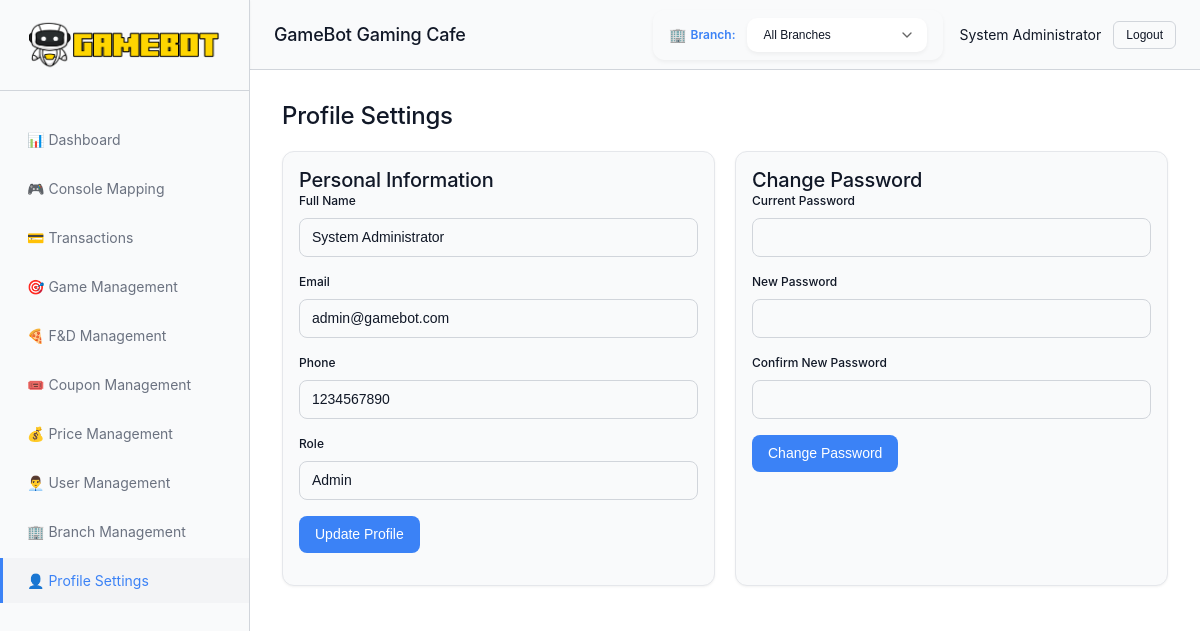
The page /pages/profile.php (signed in) on the database its author committed.
### tables this page shows
CREATE TABLE `users` (
  `id` int(11) NOT NULL,
  `full_name` varchar(255) NOT NULL,
  `username` varchar(100) NOT NULL,
  `email` varchar(255) NOT NULL,
  `phone` varchar(20) DEFAULT NULL,
  `password` varchar(255) NOT NULL,
  `role` enum('Admin','Manager','Staff') NOT NULL DEFAULT 'Staff',
  `branch_id` int(11) DEFAULT 1,
  `status` enum('Active','Inactive') NOT NULL DEFAULT 'Active',
  `created_at` timestamp NOT NULL DEFAULT current_timestamp(),
  `updated_at` timestamp NOT NULL DEFAULT current_timestamp() ON UPDATE current_timestamp()
);

### config/auth.php (called while the page is built, shortened)
<?php
class Auth
{
    public static function check()
    {
        return isset($_SESSION['user_id']) && isset($_SESSION['user_email']);
    }
    public static function userId()
    {
        return $_SESSION['user_id'] ?? null;
    }
    public static function user()
    {
        $db = getDB();
        $userId = self::userId();
        $stmt = $db->prepare("SELECT id, full_name, username, email, phone, role, branch_id, status FROM users WHERE id = ? LIMIT 1");
        $stmt->bind_param("i", $userId);
        $stmt->execute();
        $result = $stmt->get_result();
        if ($result->num_rows > 0) {
            return $result->fetch_assoc();
        }
        return null;
    }
    public static function hasRole($role)
    {
        $userRole = $_SESSION['user_role'] ?? '';
        if ($role === 'Admin') {
            return $userRole === 'Admin';
        } elseif ($role === 'Manager') {
            return in_array($userRole, ['Admin', 'Manager']);
        } elseif ($role === 'Staff') {
            return in_array($userRole, ['Admin', 'Manager', 'Staff']);
        }
        return false;
    }
}

### pages/profile.php (the view, shortened to what this page needs)
<?php
$currentPage = 'profile';
require_once __DIR__ . '/../includes/header.php';
$user = Auth::user();
?>
<section id="profile" class="content-section active">
    <h2 class="section-title">Profile Settings</h2>
    <div class="profile-grid">
        <div class="card">
            <div class="card__body">
                <h3>Personal Information</h3>
                <form id="profile-form">
                    <div class="form-group">
                        <label class="form-label">Full Name</label>
                        <input type="text" class="form-control" id="profile-name" value="<?php echo htmlspecialchars($user['full_name']); ?>">
                    </div>
                    <div class="form-group">
                        <label class="form-label">Email</label>
                        <input type="email" class="form-control" id="profile-email" value="<?php echo htmlspecialchars($user['email']); ?>">
                    </div>
                    <div class="form-group">
                        <label class="form-label">Phone</label>
                        <input type="tel" class="form-control" id="profile-phone" value="<?php echo htmlspecialchars($user['phone'] ?? ''); ?>">
                    </div>
                    <div class="form-group">
                        <label class="form-label">Role</label>
                        <input type="text" class="form-control readonly-field" value="<?php echo htmlspecialchars($user['role']); ?>" readonly>
                    </div>
                    <button type="submit" class="btn btn--primary">Update Profile</button>
                </form>
            </div>
        </div>
        <div class="card">
            <div class="card__body">
                <h3>Change Password</h3>
                <form id="password-form">
                    <div class="form-group">
                        <label class="form-label">Current Password</label>
                        <input type="password" class="form-control" id="current-password" required>
                    </div>
                    <div class="form-group">
                        <label class="form-label">New Password</label>
                        <input type="password" class="form-control" id="new-password" required>
                    </div>
                    <div class="form-group">
                        <label class="form-label">Confirm New Password</label>
                        <input type="password" class="form-control" id="confirm-password" required>
                    </div>
                    <button type="submit" class="btn btn--primary">Change Password</button>
                </form>
            </div>
        </div>
    </div>
</section>
<?php require_once __DIR__ . '/../includes/footer.php'; ?>

### includes/header.php (shortened to what this page needs)
<?php
require_once __DIR__ . '/../config/auth.php';
$currentUser = Auth::user();
?>
<!DOCTYPE html>
<html lang="en">
<head>
    <link rel="stylesheet" href="<?php echo SITE_URL; ?>/style.css">
</head>
<body>
    <div id="main-app" class="main-app">
        <header class="header">
            <div class="header-content">
                <h1 class="header-title"><?php echo SITE_NAME; ?></h1>
                <div class="header-actions">
                    <?php if (Auth::hasRole('Admin')): ?>
                        <div class="topbar-branch-selector">
                            <label for="topbar-branch-selector" class="branch-label">Branch:</label>
                            <select id="topbar-branch-selector" class="branch-dropdown">
                                <option value="">All Branches</option>
                            </select>
                        </div>
                    <?php endif; ?>
                    <div class="user-info">
                        <span id="current-user"><?php echo htmlspecialchars($currentUser['full_name']); ?></span>
                        <button id="logout-btn" class="btn btn--outline btn--sm" onclick="logout()">Logout</button>
                    </div>
                </div>
            </div>
        </header>
        <nav class="sidebar">
            <div class="sidebar-logo">
                <img src="<?php echo SITE_URL; ?>/assets/logo.png" alt="GAMEBOT Logo" class="logo-img">
            </div>
            <ul class="nav-menu">
                <li><a href="<?php echo SITE_URL; ?>/pages/dashboard.php" class="nav-item <?php echo ($currentPage ?? '') === 'dashboard' ? 'active' : ''; ?>">📊 Dashboard</a></li>
                <li><a href="<?php echo SITE_URL; ?>/pages/console-mapping.php" class="nav-item <?php echo ($currentPage ?? '') === 'console-mapping' ? 'active' : ''; ?>">🎮 Console Mapping</a></li>
                <?php if (Auth::hasRole('Admin') || Auth::hasRole('Manager')): ?>
                    <li><a href="<?php echo SITE_URL; ?>/pages/transactions.php" class="nav-item <?php echo ($currentPage ?? '') === 'transactions' ? 'active' : ''; ?>">💳 Transactions</a></li>
                <?php endif; ?>
                <li><a href="<?php echo SITE_URL; ?>/pages/games.php" class="nav-item <?php echo ($currentPage ?? '') === 'games' ? 'active' : ''; ?>">🎯 Game Management</a></li>
                <li><a href="<?php echo SITE_URL; ?>/pages/fandd-management.php" class="nav-item <?php echo ($currentPage ?? '') === 'fandd-management' ? 'active' : ''; ?>">🍕 F&D Management</a></li>
                <li><a href="<?php echo SITE_URL; ?>/pages/coupons.php" class="nav-item <?php echo ($currentPage ?? '') === 'coupons' ? 'active' : ''; ?>">🎟️ Coupon Management</a></li>
                <li><a href="<?php echo SITE_URL; ?>/pages/pricing.php" class="nav-item <?php echo ($currentPage ?? '') === 'pricing' ? 'active' : ''; ?>">💰 Price Management</a></li>
                <?php if (Auth::hasRole('Admin')): ?>
                    <li><a href="<?php echo SITE_URL; ?>/pages/users.php" class="nav-item admin-only <?php echo ($currentPage ?? '') === 'users' ? 'active' : ''; ?>">👨‍💼 User Management</a></li>
                    <li><a href="<?php echo SITE_URL; ?>/pages/branches.php" class="nav-item admin-only <?php echo ($currentPage ?? '') === 'branches' ? 'active' : ''; ?>">🏢 Branch Management</a></li>
                <?php endif; ?>
                <li><a href="<?php echo SITE_URL; ?>/pages/profile.php" class="nav-item <?php echo ($currentPage ?? '') === 'profile' ? 'active' : ''; ?>">👤 Profile Settings</a></li>
            </ul>
        </nav>
        <main class="main-content">

### rows shown on the page
users: full_name "System Administrator", email "admin@gamebot.com", phone "1234567890", role "Admin"

### other values the page prints
SITE_NAME "GameBot Gaming Cafe"
